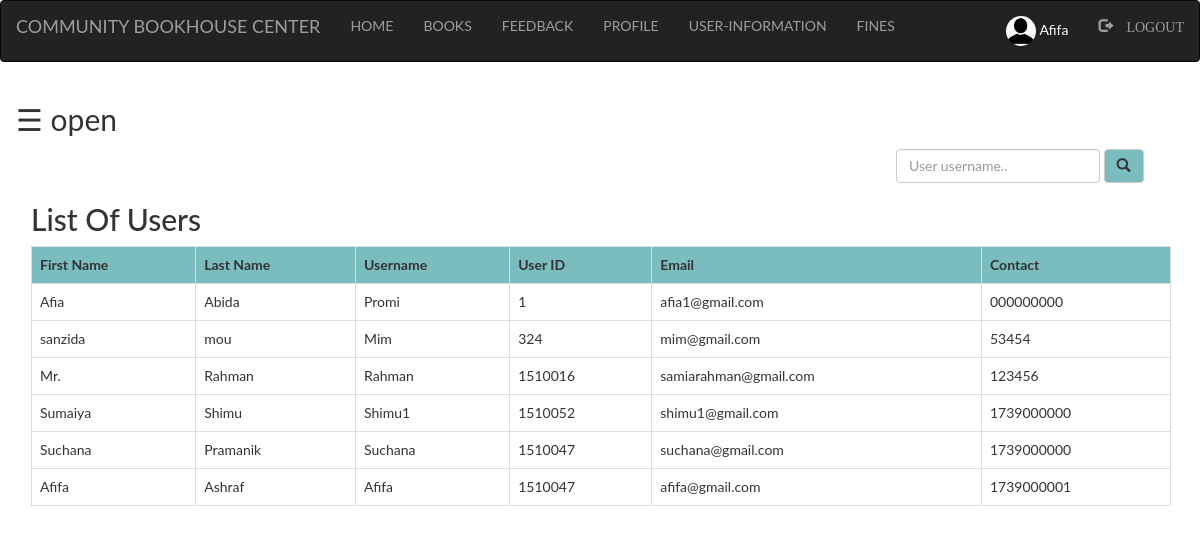
/Admin_/user.php (signed in), run on an earlier commit of the app's database.
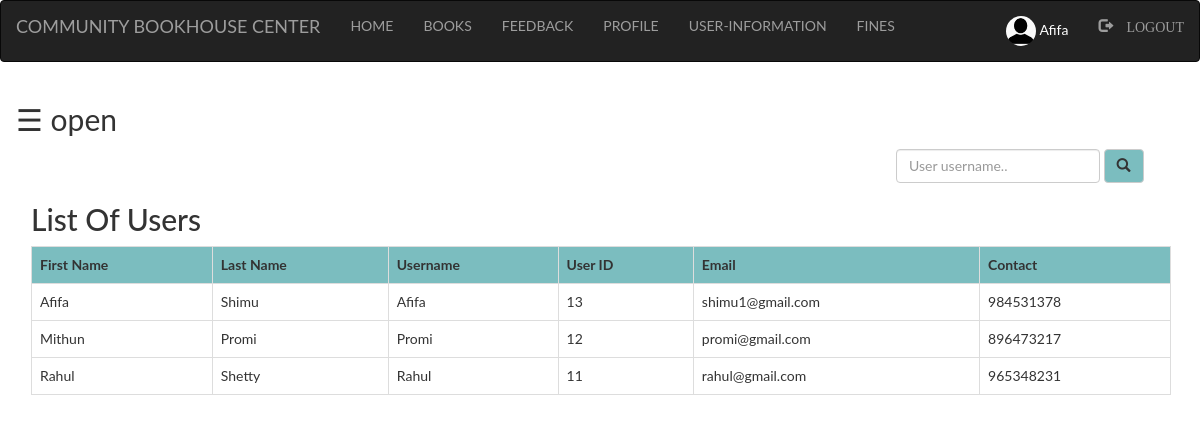
And on a later commit of the database.
### tables this page shows
CREATE TABLE `user` (
  `first` varchar(100) NOT NULL,
  `last` varchar(100) NOT NULL,
  `username` varchar(100) NOT NULL,
  `password` varchar(100) NOT NULL,
  `user_id` int(100) NOT NULL,
  `email` varchar(100) NOT NULL,
  `contact` varchar(100) NOT NULL,
  `pic` varchar(100) NOT NULL
);

### Admin_/user.php (the view, shortened to what this page needs)
<?php
  include "navbar.php";
?>
<!DOCTYPE html>
<html>
<head>
</head>
<body>
<div id="main">
  <span style="font-size:30px;cursor:pointer" onclick="openNav()">&#9776; open</span>
<div class="container">
	<div class="srch">
		<form class="navbar-form" method="post" name="form1">
				<input class="form-control" type="text" name="search" placeholder="User username.." required="">
				<button style="background-color: #6db6b9e6;" type="submit" name="submit" class="btn btn-default">
					<span class="glyphicon glyphicon-search"></span>
				</button>
		</form>
	</div>
	<h2>List Of Users</h2>
	<?php
		if(isset($_POST['submit']))
		{
			$q=mysqli_query($db,"SELECT first,last,username,user_id,email,contact FROM `user` where username like '%$_POST[search]%' ");
			if(mysqli_num_rows($q)==0)
			{
				echo "Sorry! No user found with that username. Try searching again.";
			}
			else
			{
		echo "<table class='table table-bordered table-hover' >";
			echo "<tr style='background-color: #6db6b9e6;'>";
				echo "<th>"; echo "First Name";	echo "</th>";
				echo "<th>"; echo "Last Name";  echo "</th>";
				echo "<th>"; echo "Username";  echo "</th>";
				echo "<th>"; echo "User ID";  echo "</th>";
				echo "<th>"; echo "Email";  echo "</th>";
				echo "<th>"; echo "Contact";  echo "</th>";
			echo "</tr>";
			while($row=mysqli_fetch_assoc($q))
			{
				echo "<tr>";
				echo "<td>"; echo $row['first']; echo "</td>";
				echo "<td>"; echo $row['last']; echo "</td>";
				echo "<td>"; echo $row['username']; echo "</td>";
				echo "<td>"; echo $row['user_id']; echo "</td>";
				echo "<td>"; echo $row['email']; echo "</td>";
				echo "<td>"; echo $row['contact']; echo "</td>";
				echo "</tr>";
			}
		echo "</table>";
			}
		}
		else
		{
			$res=mysqli_query($db,"SELECT first,last,username,user_id,email,contact FROM `user`;");
		echo "<table class='table table-bordered table-hover' >";
			echo "<tr style='background-color: #6db6b9e6;'>";
				echo "<th>"; echo "First Name";	echo "</th>";
				echo "<th>"; echo "Last Name";  echo "</th>";
				echo "<th>"; echo "Username";  echo "</th>";
				echo "<th>"; echo "User ID";  echo "</th>";
				echo "<th>"; echo "Email";  echo "</th>";
				echo "<th>"; echo "Contact";  echo "</th>";
			echo "</tr>";
			while($row=mysqli_fetch_assoc($res))
			{
				echo "<tr>";
				echo "<td>"; echo $row['first']; echo "</td>";
				echo "<td>"; echo $row['last']; echo "</td>";
				echo "<td>"; echo $row['username']; echo "</td>";
				echo "<td>"; echo $row['user_id']; echo "</td>";
				echo "<td>"; echo $row['email']; echo "</td>";
				echo "<td>"; echo $row['contact']; echo "</td>";
				echo "</tr>";
			}
		echo "</table>";
		}
	?>
</div>
</body>
</html>

### Admin_/navbar.php (shortened to what this page needs)
<!DOCTYPE html>
<html>
<head>
	  <link rel="stylesheet" type="text/css" href="style.css">
  	<link rel="stylesheet" href="bootstrap/css/bootstrap.min.css">
</head>
<body>
	    <nav class="navbar navbar-inverse">
      <div class="container-fluid">
          <div class="navbar-header">
            <a class="navbar-brand active">COMMUNITY BOOKHOUSE CENTER </a>
          </div>
          <ul class="nav navbar-nav">
            <li><a href="index.php">HOME</a></li>
            <li><a href="books.php">BOOKS</a></li>
            <li><a href="feedback.php">FEEDBACK</a></li>
          </ul>
          <?php
            if(isset($_SESSION['login_user']))
            {?>
                <ul class="nav navbar-nav">
                  <li><a href="profile.php">PROFILE</a></li>
                  <li><a href="user.php">
                    USER-INFORMATION
                  </a></li>
                  <li><a href="fine.php">FINES</a></li>
                </ul>
                <ul class="nav navbar-nav navbar-right">
                  <li><a href="profile.php">
                    <div style="color: white">
                      <?php
                        echo "<img class='img-circle profile_img' height=30 width=30 src='images/".$_SESSION['pic']."'>";
                        echo " ".$_SESSION['login_user'];
                      ?>
                    </div>
                  </a></li>
                  <li><a href="logout.php"><span class="glyphicon glyphicon-log-out"> LOGOUT</span></a></li>
                </ul>
                <?php
            }
          ?>
      </div>
    </nav>
</body>
</html>

### Admin_/style.css (style rules this page uses)
html, body, div, span, object, iframe, h1, h2, h3, h4, h5, h6, p, blockquote, pre, abbr, address, cite, code, del, dfn, em, img, ins, kbd, q, samp, small, strong, sub, sup, var, b, i, dl, dt, dd, ol, ul, li, fieldset, form, label, legend, table, caption, tbody, tfoot, thead, tr, th, td, article, aside, canvas, details, figcaption, figure, footer, header, hgroup, menu, nav, section, summary, time, mark, audio, video { margin:0; padding:0; border:0; outline:0; font-size:100%; vertical-align:baseline; background:transparent; }
body { line-height:1; }
article,aside,details,figcaption,figure, footer,header,hgroup,menu,nav,section { display:block; }
nav ul { list-style:none; }
a { margin:0; padding:0; font-size:100%; vertical-align:baseline; background:transparent; }
table { border-collapse:collapse; border-spacing:0; }
input, select { vertical-align:middle; }
li a { color: white; text-decoration: none; }
input { height: 25px; width: 300px; }

### Admin_/user.php (style rules this page uses)
.srch { padding-left: 850px; }
body { font-family: "Lato", sans-serif; transition: background-color .5s; }
#main { transition: margin-left .5s; padding: 16px; }
.img-circle { margin-left: 20px; }

What changed in the data, as far as the page shows it:
removed user: first "sanzida", last "mou", username "Mim", user "324", email "mim@gmail.com", contact "53454"
removed user: first "Mr.", last "Rahman", username "Rahman", user "1510016", email "samiarahman@gmail.com", contact "123456"
removed user: first "Sumaiya", last "Shimu", username "Shimu1", user "1510052", email "shimu1@gmail.com", contact "1739000000"
removed user: first "Suchana", last "Pramanik", username "Suchana", user "1510047", email "suchana@gmail.com", contact "1739000000"
changed user "Afifa": last "Ashraf" → "Shimu"; user "1510047" → "13"; email "afifa@gmail.com" → "shimu1@gmail.com"; contact "1739000001" → "984531378"; moves up the list
changed user "Promi": first "Afia" → "Mithun"; last "Abida" → "Promi"; user "1" → "12"; email "afia1@gmail.com" → "promi@gmail.com"; contact "000000000" → "896473217"
added user: first "Rahul", last "Shetty", username "Rahul", user "11", email "rahul@gmail.com", contact "965348231"
